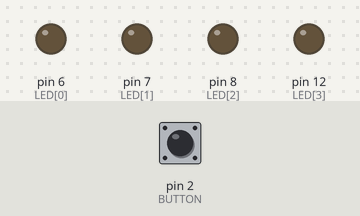
Bench run of a sketch on a simulated Arduino Uno, built with avr-gcc and run on an emulated ATmega328P. On the bench: output pins drawn as LEDs (lit = HIGH). The test bench sets the inputs (shaded band); at power-on: pin 2 (BUTTON) HIGH.

Above: at 1.2 s.
1.3 s: pin 2 (BUTTON) pulled LOW for 0.15 s
At 1.37 s:
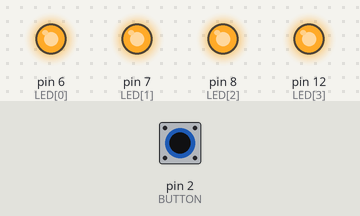
2.9 s: pin 2 (BUTTON) pulled LOW for 3.2 s
At 6.5 s:
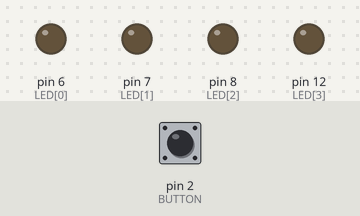
Timing chart, 0 to 8.0 s (numbered marks = the images above; inputs shaded):
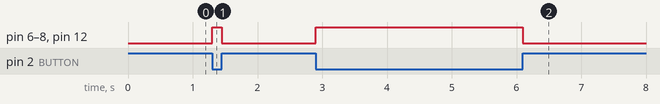

Measured:
- after the input at 1.3 s, pin 6 (LED[0]), pin 7 (LED[1]), pin 8 (LED[2]), pin 12 (LED[3]): LOW → HIGH at once, → LOW 0.15 s later
- after the input at 2.9 s, pin 6 (LED[0]), pin 7 (LED[1]), pin 8 (LED[2]), pin 12 (LED[3]): LOW → HIGH at once, → LOW 3.2 s later

The sketch:

ex06_02_01_b.ino
```cpp
// 버튼으로 LED 점등 (배열 사용)

#define BUTTON 2
const int LED[] = {6, 7, 8, 12};

void setup() {
  pinMode(BUTTON, INPUT);
  pinMode(LED[0], OUTPUT);
  pinMode(LED[1], OUTPUT);
  pinMode(LED[2], OUTPUT);
  pinMode(LED[3], OUTPUT);
}

void loop() {
  int value = digitalRead(BUTTON);
  if (value == 0) {
    digitalWrite(LED[0], 1);
    digitalWrite(LED[1], 1);
    digitalWrite(LED[2], 1);
    digitalWrite(LED[3], 1);
  } else {
    digitalWrite(LED[0], 0);
    digitalWrite(LED[1], 0);
    digitalWrite(LED[2], 0);
    digitalWrite(LED[3], 0);
  }
}
```
